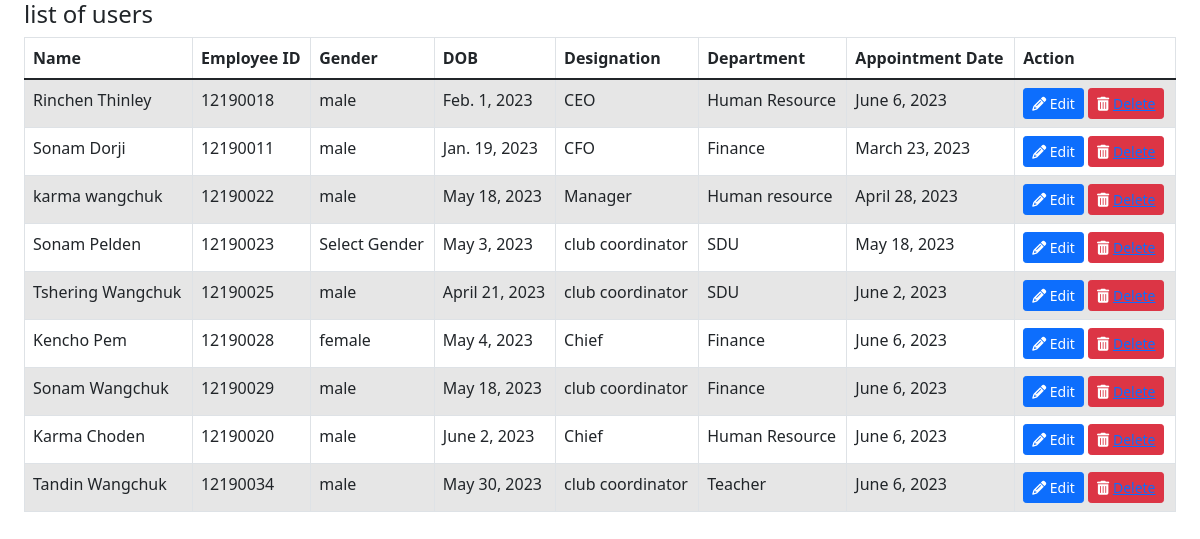
The page /employee on the database as committed earlier.
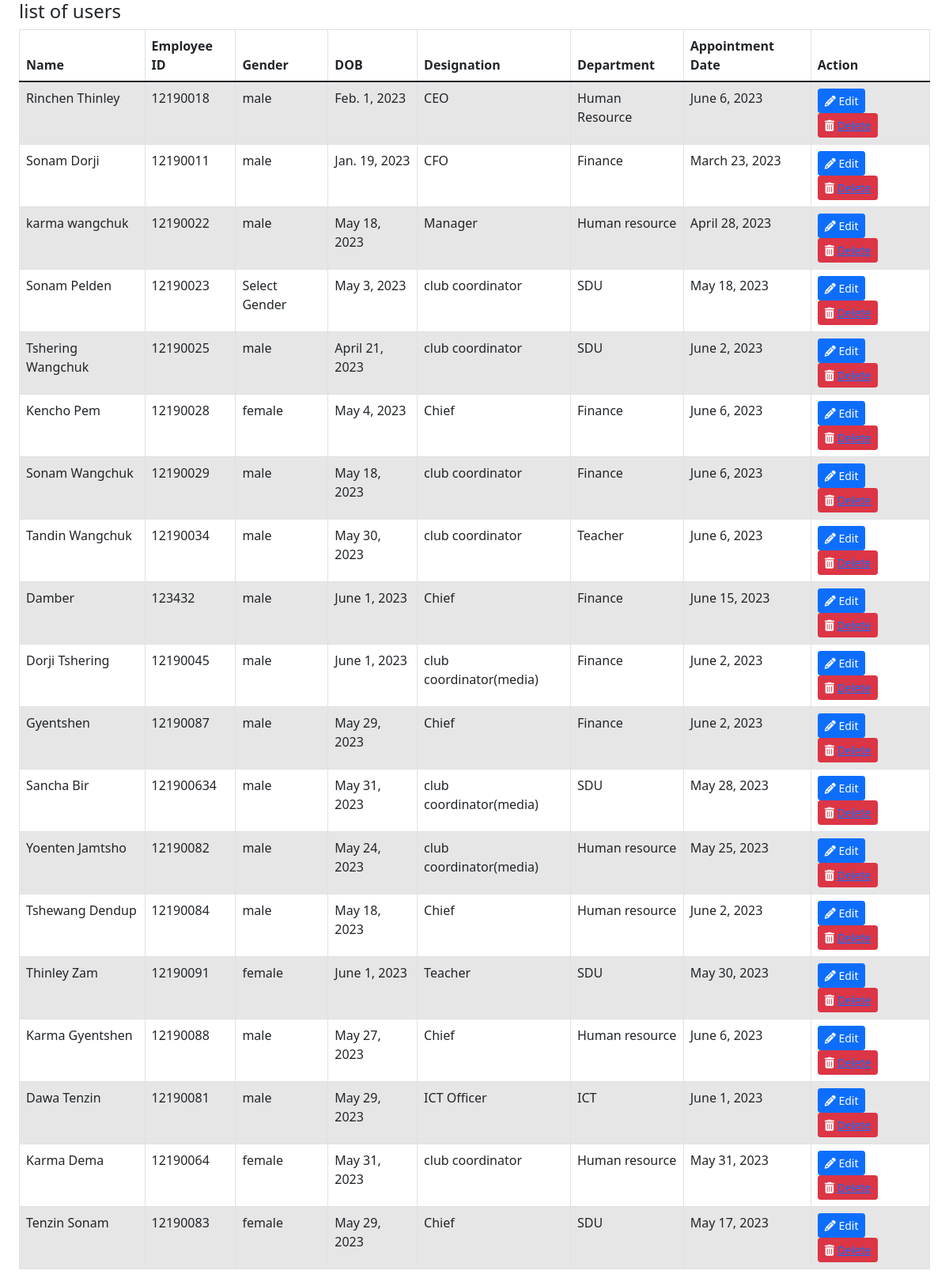
The same page on the database as committed later.
### hrma/models.py (models this page shows)
class Employee(models.Model):
    name = models.CharField(max_length=100)
    employee_id = models.CharField(max_length=20, unique=True)
    gender = models.CharField(max_length=1)
    date_of_birth = models.DateField()
    designation = models.CharField(max_length=100)
    department = models.CharField(max_length=100)
    appointment_date = models.DateField()

### hrma/views.py (the view)
# urls.py: path('employee', views.employee, name="employee"),
def employee(request):
    user = Employee.objects.all()
    print(user)
    context = {'user':user}
    return render(request, 'employee.html', context)

### hrma/templates/employee.html (shortened to what this page needs)
<!DOCTYPE html>
<html>
<head>
    <link rel="stylesheet" href="https://stackpath.bootstrapcdn.com/bootstrap/4.3.1/css/bootstrap.min.css">
    <link rel="stylesheet" href="https://cdn.datatables.net/1.10.24/css/jquery.dataTables.min.css">
    <link href='https://unpkg.com/boxicons@2.0.7/css/boxicons.min.css' rel='stylesheet'>
    <link href="https://cdn.jsdelivr.net/npm/bootstrap@5.0.2/dist/css/bootstrap.min.css" rel="stylesheet"
>
    <link href="https://cdn.jsdelivr.net/npm/bootstrap@5.0.2/dist/css/bootstrap.min.css" rel="stylesheet">
<body>
    <div class="pr-4 pl-4">
        <table id="myTable" class="table  table-striped table-bordered">
            <h4> list of users</h4>
            <thead>
                <tr>
                    <th>Name</th>
                    <th>Employee ID</th>
                    <th>Gender</th>
                    <th>DOB</th>
                    <th>Designation</th>
                    <th>Department</th>
                    <th>Appointment Date</th>
                    <th>Action</th>
                </tr>
            </thead>
            {% for i in user %}
            <tr>
                <td>{{i.name}}</td>
                <td>{{i.employee_id}}</td>
                <td>{{i.gender}}</td>
                <td>{{i.date_of_birth}}</td>
                <td>{{i.designation}}</td>
                <td>{{i.department}}</td>
                <td>{{i.appointment_date}}</td>
                <td>
                    <button class="btn btn-primary btn-sm" data-bs-toggle="modal" data-bs-target="#adduser">
                        <i class="fa fa-pencil"></i> Edit
                    </button>
                    <button class=" add btn btn-danger btn-sm" id="myButton">
                        <i class="fa fa-trash"></i> <a href="delete_user/{{i.id}}"> Delete</a>
                    </button>
                </td>
            </tr>
            {% endfor %}
        </table>
    </div>
</body>
</html>

Rows that differ between the two databases and show on the page:
removed Employee: name "Karma Choden", employee_id "12190020", gender "male", date_of_birth "June 2, 2023", designation "Chief", department "Human Resource", appointment_date "June 6, 2023"
added Employee: name "Damber", employee_id "123432", gender "male", date_of_birth "June 1, 2023", designation "Chief", department "Finance", appointment_date "June 15, 2023"
added Employee: name "Dorji Tshering", employee_id "12190045", gender "male", date_of_birth "June 1, 2023", designation "club coordinator(media)", department "Finance", appointment_date "June 2, 2023"
added Employee: name "Gyentshen", employee_id "12190087", gender "male", date_of_birth "May 29, 2023", designation "Chief", department "Finance", appointment_date "June 2, 2023"
added Employee: name "Sancha Bir", employee_id "121900634", gender "male", date_of_birth "May 31, 2023", designation "club coordinator(media)", department "SDU", appointment_date "May 28, 2023"
added Employee: name "Yoenten Jamtsho", employee_id "12190082", gender "male", date_of_birth "May 24, 2023", designation "club coordinator(media)", department "Human resource", appointment_date "May 25, 2023"
added Employee: name "Tshewang Dendup", employee_id "12190084", gender "male", date_of_birth "May 18, 2023", designation "Chief", department "Human resource", appointment_date "June 2, 2023"
added Employee: name "Thinley Zam", employee_id "12190091", gender "female", date_of_birth "June 1, 2023", designation "Teacher", department "SDU", appointment_date "May 30, 2023"
added Employee: name "Karma Gyentshen", employee_id "12190088", gender "male", date_of_birth "May 27, 2023", designation "Chief", department "Human resource", appointment_date "June 6, 2023"
added Employee: name "Dawa Tenzin", employee_id "12190081", gender "male", date_of_birth "May 29, 2023", designation "ICT Officer", department "ICT", appointment_date "June 1, 2023"
added Employee: name "Karma Dema", employee_id "12190064", gender "female", date_of_birth "May 31, 2023", designation "club coordinator", department "Human resource", appointment_date "May 31, 2023"
added Employee: name "Tenzin Sonam", employee_id "12190083", gender "female", date_of_birth "May 29, 2023", designation "Chief", department "SDU", appointment_date "May 17, 2023"
